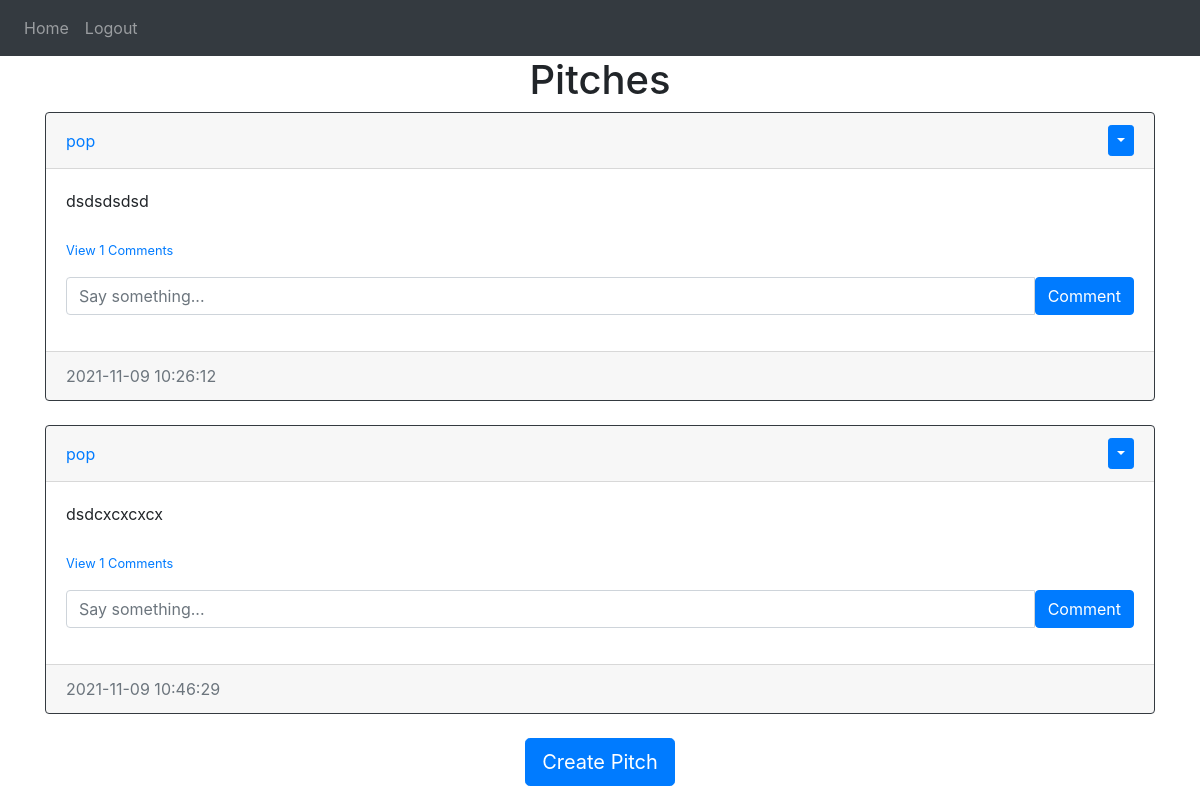
Screenshot of /home (signed in) with the database file from the repository.
### website/models.py (models this page shows)
class Post(db.Model):
    id = db.Column(db.Integer, primary_key=True)
    text = db.Column(db.Text, nullable=False)
    date_created = db.Column(db.DateTime(timezone=True), default=func.now())
    author = db.Column(db.Integer, db.ForeignKey('user.id', ondelete="CASCADE"), nullable=False)
    comments = db.relationship('Comment', backref='post', passive_deletes=True)

class User(db.Model, UserMixin):
    id = db.Column(db.Integer, primary_key=True)
    email = db.Column(db.String(150), unique=True)
    username = db.Column(db.String(150), unique=True)
    password = db.Column(db.String(150))
    date_created = db.Column(db.DateTime(timezone=True), default=func.now())
    posts = db.relationship('Post', backref='user', passive_deletes=True)
    comments = db.relationship('Comment', backref='user', passive_deletes=True)

### website/views.py (the view)
@views.route('/')
@views.route('/home')
@login_required
def home():
    posts = Post.query.all()
    return render_template('home.html', user=current_user, posts=posts)

### website/__init__.py (called while the page is built)
def create_app():
    app = Flask(__name__)
    app.config['SECRET_KEY'] = 'eowqiepowqipeoeoqwpeoiwpqoei'
    app.config['SQLALCHEMY_DATABASE_URI'] = f'sqlite:///{DB_NAME}'
    db.init_app(app)
    from .views import views
    from .auth import auth
    app.register_blueprint(views, url_prefix='/')
    app.register_blueprint(auth, url_prefix='/')
    from .models import User, Post,Comment
    login_manager =LoginManager()
    login_manager.login_view = 'auth.login'
    login_manager.init_app(app)
    @login_manager.user_loader
    def load_user(id):
        return User.query.get(int(id))
    create_database(app)
    return app

### website/templates/home.html (shortened to what this page needs)
{% extends 'pitch_div.html' %}

### website/templates/pitch_div.html (shortened to what this page needs)
{% extends 'base.html' %}
{% block content %}
<h1 align="center"> {% block header %}Pitches{% endblock %}</h1>
<div id="posts">
  {% for post in posts %}
  <div class="card border-dark">
    <div class="card-header d-flex justify-content-between align-items-center">
      <a href="/pitches/{{post.user.username}}">{{post.user.username}}</a>
      {% if user.id == post.author %}
      <div class="btn-group">
        <button class="btn btn-sm btn-primary dropdown-toggle" data-toggle="dropdown"></button>
      </div>
      {% endif %}
    </div>
    <div class="card-body">
      <div class="card-text">{{post.text}}</div>
      <br>
      <p class="card-text">
      {% if post.comments|length > 0 %}
      <a href="#comments-{{post.id}}" data-toggle="collapse" role="button">
        <small>View {{post.comments|length}} Comments </small>
      </a>
      {% else %}
      <small class="text-muted">No comments</small>
      {% endif %}
      </p>
      <form action="/create-comment/{{post.id}}" method="POST" class="input-group mb-3">
          <input type="text" id="text" name="text" class="form-control" placeholder="Say something...">
          <button type="submit" class="btn btn-primary">Comment</button>
      </form>
    </div>
    <div class="card-footer text-muted">{{post.date_created}}</div>
  </div>
  <br>
  {% endfor %}
</div>
{% block footer %}
  <div align="center">
    <a href="/create-pitch">
      <button class="btn btn-lg btn-primary">Create Pitch</button>
    </a>
  </div>
{% endblock %}
{% endblock %}

### rows the page displays
Post: user.username "pop", text "dsdsdsdsd", comments|length "1", date_created "2021-11-09 10:26:12"
Post: user.username "pop", text "dsdcxcxcxcx", comments|length "1", date_created "2021-11-09 10:46:29"
